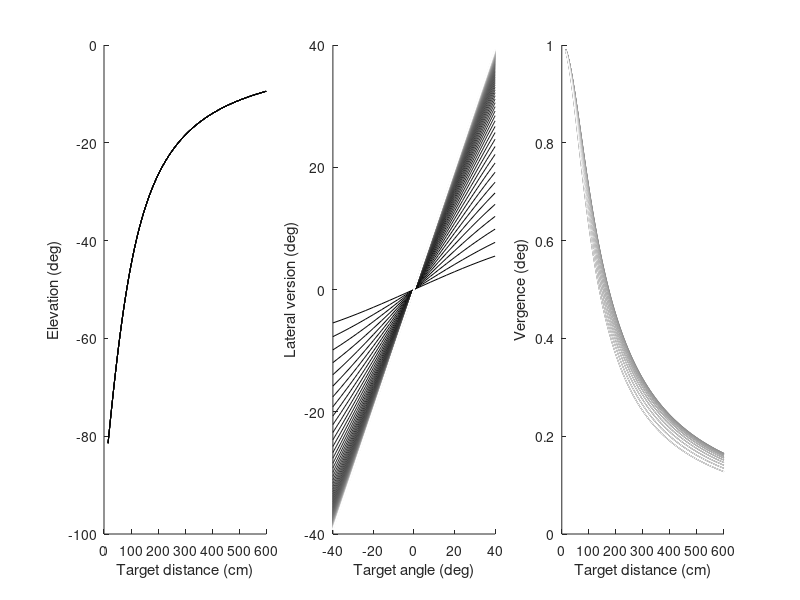

Write MATLAB code to recreate this figure.
%% static parameters
delta = 3.5/2; % IOD = 2*delta
z = -100;

%% target location
r = linspace(15,600,93); % cm
th = linspace(-40,40,21); % deg
[R,TH] = meshgrid(r,th);
Y = R./sqrt(1 + tand(TH).^2);
X = Y.*tand(TH);

%% theoretical predictions for eye position as a function of the centre of target location
yle_pred = atan2d(X + delta, sqrt(Y.^2 + z^2));
yre_pred = atan2d(X - delta, sqrt(Y.^2 + z^2));
zle_pred = atan2d(z , sqrt(Y.^2 + (X + delta).^2));
zre_pred = atan2d(z , sqrt(Y.^2 + (X - delta).^2));
ver_mean_pred = 0.5*(zle_pred + zre_pred); % mean vertical eye position (of the two eyes)
hor_mean_pred = 0.5*(yle_pred + yre_pred); % mean horizontal eye position
ver_diff_pred = 0.5*(zle_pred - zre_pred); % 0.5*difference between vertical eye positions (of the two eyes)
hor_diff_pred = 0.5*(yle_pred - yre_pred); % 0.5*difference between horizontal eye positions

%% plot
figure; hold on;set(gcf,'Position',[85 276 1000 300]);

cmap = gray(size(R,1));
subplot(1,3,1); hold on;
for i=1:size(R,1), plot(R(i,:),ver_mean_pred(i,:),'Color',cmap(end-i+1,:)); end
xlabel('Target distance (cm)'); ylabel('Elevation (deg)');

cmap = gray(size(TH,2));
subplot(1,3,2); hold on;
for i=1:size(TH,2), plot(TH(:,i),hor_mean_pred(:,i),'Color',cmap(i,:)); end
xlabel('Target angle (deg)'); ylabel('Lateral version (deg)');

cmap = gray(size(R,1));
subplot(1,3,3); hold on;
for i=1:size(R,1), plot(R(i,:),hor_diff_pred(i,:),'Color',cmap(i,:)); end
xlabel('Target distance (cm)'); ylabel('Vergence (deg)');

%% visual angle subtended by a circular target
targ_radius = 20; %cm

yle_pred_right = atan2d(X + delta + targ_radius, sqrt(Y.^2 + z^2)); yle_pred_left = atan2d(X + delta - targ_radius, sqrt(Y.^2 + z^2));
yre_pred_right = atan2d(X - delta + targ_radius, sqrt(Y.^2 + z^2)); yre_pred_left = atan2d(X - delta - targ_radius, sqrt(Y.^2 + z^2));
yle_pred_visualangle = yle_pred_right - yle_pred_left;
yre_pred_visualangle = yre_pred_right - yre_pred_left;

zle_pred_top = atan2d(z , sqrt((Y + targ_radius).^2 + (X + delta).^2)); zle_pred_bottom = atan2d(z , sqrt((Y - targ_radius).^2 + (X + delta).^2));
zre_pred_top = atan2d(z , sqrt((Y + targ_radius).^2 + (X - delta).^2)); zre_pred_bottom = atan2d(z , sqrt((Y - targ_radius).^2 + (X - delta).^2));
zle_pred_visualangle = zle_pred_top - zle_pred_bottom;
zre_pred_visualangle = zre_pred_top - zre_pred_bottom;

ver_mean_visualangle = 0.5*(zle_pred_visualangle + zre_pred_visualangle);
hor_mean_visualangle = 0.5*(yle_pred_visualangle + yre_pred_visualangle);
mean_visualarea = (pi/4)*ver_mean_visualangle.*hor_mean_visualangle;

%% plot visual angles and area as a function of target distance
% figure; hold on;set(gcf,'Position',[75 276 700 300]);
% 
% subplot(1,2,1); hold on;
% plot(R(th==0,r>70),ver_mean_visualangle(th==0,r>70),'Color','b'); 
% plot(R(th==0,r>70),hor_mean_visualangle(th==0,r>70),'Color','r');
% set(gca,'YScale','Log'); axis([0 400 0.1 50]);
% xlabel('Target distance (cm)'); ylabel('Visual angle (deg)');
% 
% subplot(1,2,2); hold on;
% plot(R(th==0,r>70),mean_visualarea(th==0,r>70),'Color','k');
% set(gca,'YScale','Log'); axis([0 400 0.1 1000]);
% xlabel('Target distance (cm)'); ylabel('Visual area of the target (deg^2)');

% %% simulate correlation coefficients as a funciton of noise (inversely proportional to mean_visualarea)
% % generate target locations
% ntrls = 1000;
% r_sim = 400*sqrt(rand(1,ntrls)); 
% th_sim = 80*rand(1,ntrls) - 40;
% y_sim = r_sim./sqrt(1 + tand(th_sim).^2);
% x_sim = y_sim.*tand(th_sim);
% keepindx = y_sim>70; x_sim = x_sim(keepindx); y_sim = y_sim(keepindx);
% 
% % generate ground truth predictions for eye positions
% yle_pred = atan2d(x_sim + delta, sqrt(y_sim.^2 + z^2));
% yre_pred = atan2d(x_sim - delta, sqrt(y_sim.^2 + z^2));
% zle_pred = atan2d(z , sqrt(y_sim.^2 + (x_sim + delta).^2));
% zre_pred = atan2d(z , sqrt(y_sim.^2 + (x_sim - delta).^2));
% ver_pred = 0.5*(zle_pred + zre_pred); 
% hor_pred = 0.5*(yle_pred + yre_pred);
% 
% % generate noise veriance as the inverse of the visual area of target
% hor_pred_right = atan2d(x_sim + targ_radius, sqrt(y_sim.^2 + z^2)); hor_pred_left = atan2d(x_sim - targ_radius, sqrt(y_sim.^2 + z^2));
% hor_pred_visualangle = hor_pred_right - hor_pred_left;
% ver_pred_top = atan2d(z , sqrt((y_sim + targ_radius).^2 + (x_sim).^2)); ver_pred_bottom = atan2d(z , sqrt((y_sim - targ_radius).^2 + (x_sim).^2));
% ver_pred_visualangle = ver_pred_top - ver_pred_bottom;
% pred_visualarea = (pi/4)*ver_pred_visualangle.*hor_pred_visualangle;
% ver_noise_variance = 1./pred_visualarea; 
% hor_noise_variance = 1./pred_visualarea;
% 
% % add random noise of different magnitudes
% clear rho pval
% lambda = (0:.7:7).^2;
% for k=1:100
%     for i=1:length(lambda)
%         ver_noise = normrnd(0,lambda(i)*ver_noise_variance);
%         hor_noise = normrnd(0,lambda(i)*hor_noise_variance);
%         ver_obs = ver_pred + ver_noise;
%         hor_obs = hor_pred + hor_noise;
%         rho.hor(i,k) = corr(hor_pred(:),hor_obs(:));
%         rho.ver(i,k) = corr(ver_pred(:),ver_obs(:));
%     end
% end
% figure; h = errorbar(lambda,mean(rho.hor,2),std(rho.hor,[],2),'-b'); h.CapSize = 0;
% hold on; h = errorbar(lambda,mean(rho.ver,2),std(rho.ver,[],2),'-r'); h.CapSize = 0;
% xlabel('Noise level (a.u)'); ylabel('Simulated correlation coefficient');
% 
% ver_noise = normrnd(0,3*ver_noise_variance);
% hor_noise = normrnd(0,3*hor_noise_variance);
% ver_obs = ver_pred + ver_noise;
% hor_obs = hor_pred + hor_noise;
% figure; plot(hor_pred,hor_obs,'.b'); axis([-50 50 -50 50]); hline(0,'k'); vline(0,'k'); box off;
% xlabel('Prediction without noise'); ylabel('Prediction with noise');
% figure; plot(ver_pred,ver_obs,'.r'); axis([-10 1 -10 5]); hline(0,'k'); vline(0,'k'); box off; set(gca,'XAxisLocation','top','YAxisLocation','right');
% xlabel('Prediction without noise'); ylabel('Prediction with noise');
% 
% %% compare simulated and theoretical variances
% dx = 20; dy = 20; varx = 400; vary = 400;
% x = dx-10:dx:dx*20-10; nx = length(x);
% y = -20*dy+10:dy:20*dy-10; y(abs(y)<20) = []; ny = length(y);
% nsamples = 10000;
% for i=1:nx
%     fprintf(['... i = ' num2str(i) '\n']);
%     for j=1:ny
%         % theoretical variance in eye position
%         dEyeVer__dx_sqrd = ((z^2)*(x(i)^2))/(((x(i)^2 + y(j)^2 + z^2)^2)*(x(i)^2 + y(j)^2));
%         dEyeVer__dy_sqrd = ((z^2)*(y(j)^2))/(((x(i)^2 + y(j)^2 + z^2)^2)*(x(i)^2 + y(j)^2));        
%         dEyeHor__dx_sqrd = ((y(j)^2 + z^2))/(((x(i)^2 + y(j)^2 + z^2)^2));
%         dEyeHor__dy_sqrd = ((y(j)^2)*(x(i)^2))/(((x(i)^2 + y(j)^2 + z^2).^2)*(y(j)^2 + z^2));
%         var_eyever.theory(i,j) = (dEyeVer__dx_sqrd*varx + dEyeVer__dy_sqrd*vary);
%         var_eyehor.theory(i,j) = (dEyeHor__dx_sqrd*varx + dEyeHor__dy_sqrd*vary);
%         % simulated variance in eye position
%         xsim = normrnd(x(i),sqrt(varx),[1 nsamples]);
%         ysim = normrnd(y(j),sqrt(vary),[1 nsamples]);
%         zsim = repmat(z,[1 nsamples]);
%         EyeVer = atan2(zsim , sqrt(ysim.^2 + xsim.^2));
%         EyeHor = atan2(xsim, sqrt(ysim.^2 + zsim.^2));
%         var_eyever.simulate(i,j) = var(EyeVer);
%         var_eyehor.simulate(i,j) = var(EyeHor);
%     end
% end
% 
% % plot horizontal variance
% cmap = gray(size(var_eyehor.simulate,1));
% figure; hold on; 
% subplot(2,4,1); hold on; yyaxis right; imagesc(y,x,log10(sqrt(var_eyehor.simulate))); axis([-400 400 0 400]); colormap(hot);
% subplot(2,4,2); hold on; set(gca, 'ColorOrder', cmap); plot(x,sqrt(var_eyehor.simulate(:,1:20))); set(gca,'YScale','Log'); ylim([1e-2 5e-1]);
% subplot(2,4,3); hold on; set(gca, 'ColorOrder', cmap); plot(y,sqrt(var_eyehor.simulate)'); set(gca,'YScale','Log'); ylim([1e-2 5e-1]);
% subplot(2,4,4); hold on; for i=1:20, plot(sqrt(var_eyehor.theory(i,:)),sqrt(var_eyehor.simulate(i,:)),'.k'); end 
% xmax = get(gca,'xlim'); xmax = max(xmax); plot(0:0.01:xmax,0:0.01:xmax,'r'); set(gca,'XScale','Log','YScale','Log');
% subplot(2,4,5); hold on; yyaxis right; imagesc(y,x,log10(sqrt(var_eyehor.theory))); axis([-400 400 0 400]); colormap(hot);
% subplot(2,4,6); hold on; set(gca, 'ColorOrder', cmap); plot(x,sqrt(var_eyehor.theory(:,1:20)),'--'); set(gca,'YScale','Log'); ylim([1e-2 5e-1]);
% subplot(2,4,7); hold on; set(gca, 'ColorOrder', cmap); plot(y,sqrt(var_eyehor.theory)','--'); set(gca,'YScale','Log'); ylim([1e-2 5e-1]);
% 
% % plot vertical variance
% cmap = gray(size(var_eyever.simulate,1));
% figure; hold on; 
% subplot(2,4,1); hold on; yyaxis right; imagesc(y,x,log10(sqrt(var_eyever.simulate))); axis([-400 400 0 400]); colormap(hot);
% subplot(2,4,2); hold on; set(gca, 'ColorOrder', cmap); plot(x,sqrt(var_eyever.simulate(:,1:20))); set(gca,'YScale','Log'); ylim([2e-4 5e-1]);
% subplot(2,4,3); hold on; set(gca, 'ColorOrder', cmap); plot(y,sqrt(var_eyever.simulate)'); set(gca,'YScale','Log'); ylim([2e-4 5e-1]);
% subplot(2,4,4); hold on; for i=1:20, plot(sqrt(var_eyever.theory(i,:)),sqrt(var_eyever.simulate(i,:)),'.k'); end 
% xmax = get(gca,'xlim'); xmax = max(xmax); plot(0:1e-4:xmax,0:1e-4:xmax,'r'); set(gca,'XScale','Log','YScale','Log');
% subplot(2,4,5); hold on; yyaxis right; imagesc(y,x,log10(sqrt(var_eyever.theory))); axis([-400 400 0 400]); colormap(hot);
% subplot(2,4,6); hold on; set(gca, 'ColorOrder', cmap); plot(x,sqrt(var_eyever.theory(:,1:20)),'--'); set(gca,'YScale','Log'); ylim([2e-4 5e-1]);
% subplot(2,4,7); hold on; set(gca, 'ColorOrder', cmap); plot(y,sqrt(var_eyever.theory)','--'); set(gca,'YScale','Log'); ylim([2e-4 5e-1]);